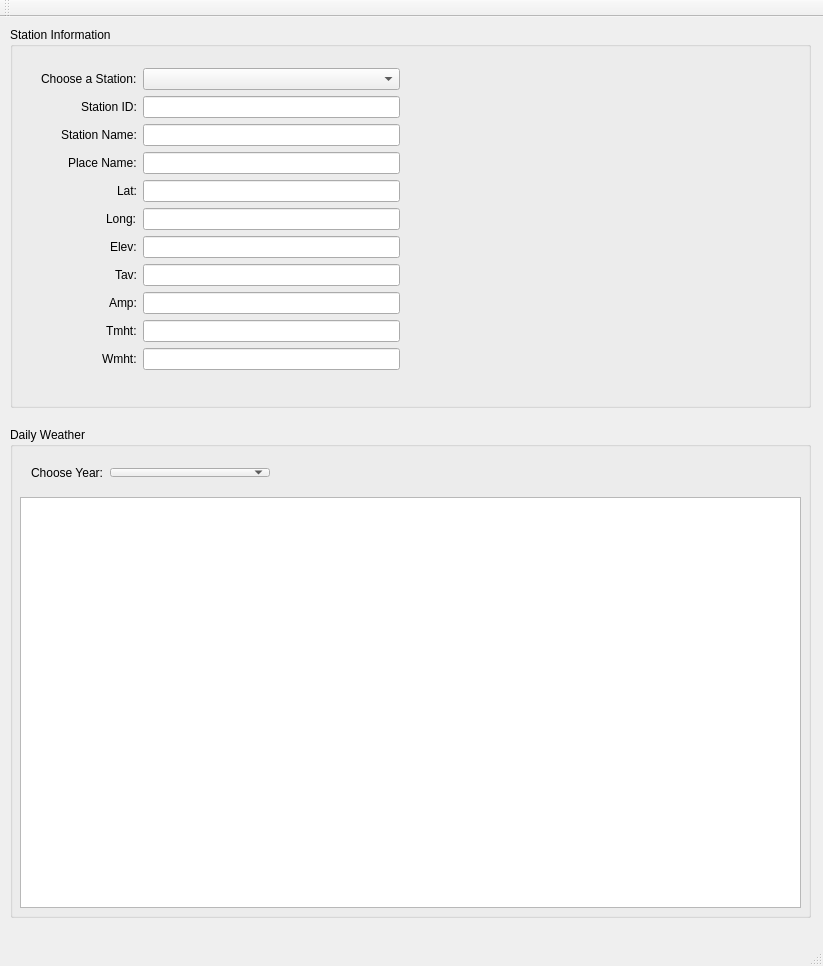
<?xml version="1.0" encoding="UTF-8"?>
<ui version="4.0">
 <class>MainWindow</class>
 <widget class="QMainWindow" name="MainWindow">
  <property name="geometry">
   <rect>
    <x>0</x>
    <y>0</y>
    <width>823</width>
    <height>966</height>
   </rect>
  </property>
  <property name="windowTitle">
   <string>WEATHER</string>
  </property>
  <widget class="QWidget" name="centralWidget">
   <widget class="QGroupBox" name="statGroupBox">
    <property name="geometry">
     <rect>
      <x>10</x>
      <y>10</y>
      <width>801</width>
      <height>381</height>
     </rect>
    </property>
    <property name="title">
     <string>Station Information</string>
    </property>
    <widget class="QWidget" name="formLayoutWidget">
     <property name="geometry">
      <rect>
       <x>20</x>
       <y>30</y>
       <width>381</width>
       <height>341</height>
      </rect>
     </property>
     <layout class="QFormLayout" name="stationDataFormLayout">
      <property name="labelAlignment">
       <set>Qt::AlignRight|Qt::AlignTrailing|Qt::AlignVCenter</set>
      </property>
      <property name="formAlignment">
       <set>Qt::AlignLeading|Qt::AlignLeft|Qt::AlignTop</set>
      </property>
      <item row="0" column="0">
       <widget class="QLabel" name="stationLabel">
        <property name="text">
         <string>Choose a Station:</string>
        </property>
       </widget>
      </item>
      <item row="0" column="1">
       <widget class="QComboBox" name="mStationCombobox"/>
      </item>
      <item row="1" column="0">
       <widget class="QLabel" name="statIDLabel">
        <property name="text">
         <string>Station ID:</string>
        </property>
       </widget>
      </item>
      <item row="1" column="1">
       <widget class="QLineEdit" name="mStatIDLineEdit"/>
      </item>
      <item row="2" column="0">
       <widget class="QLabel" name="statNameLabel">
        <property name="text">
         <string>Station Name:</string>
        </property>
       </widget>
      </item>
      <item row="2" column="1">
       <widget class="QLineEdit" name="mStatNameLineEdit"/>
      </item>
      <item row="3" column="0">
       <widget class="QLabel" name="placeLabel">
        <property name="text">
         <string>Place Name:</string>
        </property>
       </widget>
      </item>
      <item row="4" column="0">
       <widget class="QLabel" name="latLabel">
        <property name="text">
         <string>Lat:</string>
        </property>
       </widget>
      </item>
      <item row="3" column="1">
       <widget class="QLineEdit" name="mPlaceNameLineEdit"/>
      </item>
      <item row="4" column="1">
       <widget class="QLineEdit" name="mLatLineEdit"/>
      </item>
      <item row="5" column="0">
       <widget class="QLabel" name="longLabel">
        <property name="text">
         <string>Long:</string>
        </property>
       </widget>
      </item>
      <item row="6" column="0">
       <widget class="QLabel" name="elevLabel">
        <property name="text">
         <string>Elev:</string>
        </property>
       </widget>
      </item>
      <item row="7" column="0">
       <widget class="QLabel" name="tavLabel">
        <property name="text">
         <string>Tav:</string>
        </property>
       </widget>
      </item>
      <item row="8" column="0">
       <widget class="QLabel" name="ampLabel">
        <property name="text">
         <string>Amp:</string>
        </property>
       </widget>
      </item>
      <item row="5" column="1">
       <widget class="QLineEdit" name="mLongLineEdit"/>
      </item>
      <item row="6" column="1">
       <widget class="QLineEdit" name="mElevLineEdit"/>
      </item>
      <item row="7" column="1">
       <widget class="QLineEdit" name="mTavLineEdit"/>
      </item>
      <item row="8" column="1">
       <widget class="QLineEdit" name="mAmpLineEdit"/>
      </item>
      <item row="9" column="0">
       <widget class="QLabel" name="tmhtLabel">
        <property name="text">
         <string>Tmht:</string>
        </property>
       </widget>
      </item>
      <item row="10" column="0">
       <widget class="QLabel" name="wmhtLabel">
        <property name="text">
         <string>Wmht:</string>
        </property>
       </widget>
      </item>
      <item row="9" column="1">
       <widget class="QLineEdit" name="mTmhtLineEdit"/>
      </item>
      <item row="10" column="1">
       <widget class="QLineEdit" name="mWmhtLineEdit"/>
      </item>
     </layout>
    </widget>
   </widget>
   <widget class="QGroupBox" name="dwGroupBox">
    <property name="geometry">
     <rect>
      <x>10</x>
      <y>410</y>
      <width>801</width>
      <height>491</height>
     </rect>
    </property>
    <property name="title">
     <string>Daily Weather</string>
    </property>
    <widget class="QWidget" name="formLayoutWidget_2">
     <property name="geometry">
      <rect>
       <x>10</x>
       <y>30</y>
       <width>261</width>
       <height>31</height>
      </rect>
     </property>
     <layout class="QFormLayout" name="yearFormLayout">
      <property name="formAlignment">
       <set>Qt::AlignLeading|Qt::AlignLeft|Qt::AlignTop</set>
      </property>
      <item row="0" column="0">
       <widget class="QLabel" name="yearLabel">
        <property name="text">
         <string>Choose Year:</string>
        </property>
       </widget>
      </item>
      <item row="0" column="1">
       <widget class="QComboBox" name="mYearCombobox"/>
      </item>
     </layout>
    </widget>
    <widget class="QTableView" name="mDailyWeatherView">
     <property name="geometry">
      <rect>
       <x>10</x>
       <y>70</y>
       <width>781</width>
       <height>411</height>
      </rect>
     </property>
     <property name="alternatingRowColors">
      <bool>true</bool>
     </property>
     <attribute name="verticalHeaderVisible">
      <bool>false</bool>
     </attribute>
    </widget>
   </widget>
  </widget>
  <widget class="QMenuBar" name="menuBar">
   <property name="geometry">
    <rect>
     <x>0</x>
     <y>0</y>
     <width>823</width>
     <height>22</height>
    </rect>
   </property>
  </widget>
  <widget class="QToolBar" name="mainToolBar">
   <attribute name="toolBarArea">
    <enum>TopToolBarArea</enum>
   </attribute>
   <attribute name="toolBarBreak">
    <bool>false</bool>
   </attribute>
  </widget>
  <widget class="QStatusBar" name="statusBar"/>
 </widget>
 <layoutdefault spacing="6" margin="11"/>
 <resources/>
 <connections/>
</ui>
